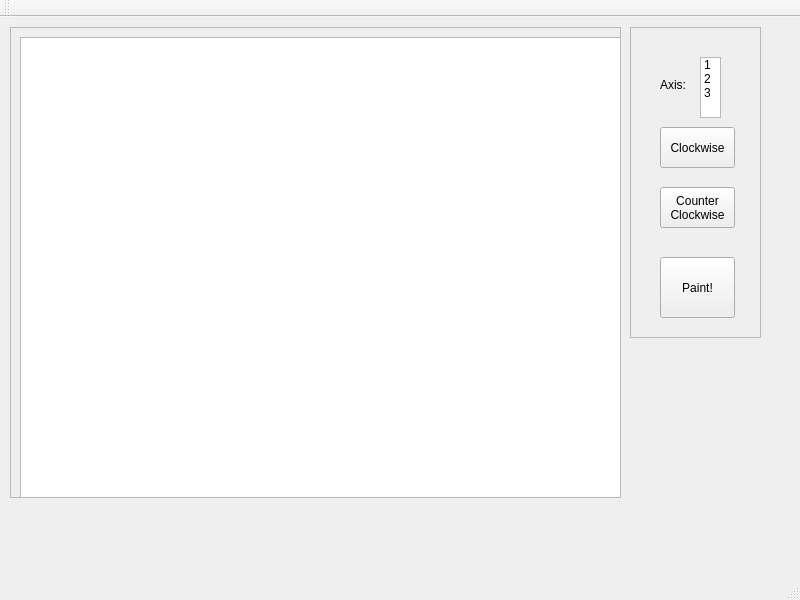
<?xml version="1.0" encoding="UTF-8"?>
<ui version="4.0">
 <class>MainWindow</class>
 <widget class="QMainWindow" name="MainWindow">
  <property name="geometry">
   <rect>
    <x>0</x>
    <y>0</y>
    <width>800</width>
    <height>600</height>
   </rect>
  </property>
  <property name="windowTitle">
   <string>MainWindow</string>
  </property>
  <widget class="QWidget" name="centralWidget">
   <widget class="QFrame" name="robotAreaFrm">
    <property name="geometry">
     <rect>
      <x>10</x>
      <y>10</y>
      <width>611</width>
      <height>471</height>
     </rect>
    </property>
    <property name="frameShape">
     <enum>QFrame::StyledPanel</enum>
    </property>
    <property name="frameShadow">
     <enum>QFrame::Raised</enum>
    </property>
    <widget class="QGraphicsView" name="graphicsView">
     <property name="geometry">
      <rect>
       <x>10</x>
       <y>10</y>
       <width>601</width>
       <height>461</height>
      </rect>
     </property>
    </widget>
   </widget>
   <widget class="QFrame" name="controlPanelFrm">
    <property name="geometry">
     <rect>
      <x>630</x>
      <y>10</y>
      <width>131</width>
      <height>311</height>
     </rect>
    </property>
    <property name="frameShape">
     <enum>QFrame::StyledPanel</enum>
    </property>
    <property name="frameShadow">
     <enum>QFrame::Raised</enum>
    </property>
    <widget class="QPushButton" name="ccwiseBtn">
     <property name="geometry">
      <rect>
       <x>30</x>
       <y>160</y>
       <width>75</width>
       <height>41</height>
      </rect>
     </property>
     <property name="text">
      <string>Counter
Clockwise</string>
     </property>
    </widget>
    <widget class="QPushButton" name="cwiseBtn">
     <property name="geometry">
      <rect>
       <x>30</x>
       <y>100</y>
       <width>75</width>
       <height>41</height>
      </rect>
     </property>
     <property name="text">
      <string>Clockwise</string>
     </property>
    </widget>
    <widget class="QLabel" name="axisLbl">
     <property name="geometry">
      <rect>
       <x>30</x>
       <y>50</y>
       <width>31</width>
       <height>16</height>
      </rect>
     </property>
     <property name="text">
      <string>Axis:</string>
     </property>
    </widget>
    <widget class="QPushButton" name="paintBtn">
     <property name="geometry">
      <rect>
       <x>30</x>
       <y>230</y>
       <width>75</width>
       <height>61</height>
      </rect>
     </property>
     <property name="text">
      <string>Paint!</string>
     </property>
    </widget>
    <widget class="QListWidget" name="axisList">
     <property name="geometry">
      <rect>
       <x>70</x>
       <y>30</y>
       <width>21</width>
       <height>61</height>
      </rect>
     </property>
     <item>
      <property name="text">
       <string>1</string>
      </property>
     </item>
     <item>
      <property name="text">
       <string>2</string>
      </property>
     </item>
     <item>
      <property name="text">
       <string>3</string>
      </property>
     </item>
    </widget>
   </widget>
   <zorder>controlPanelFrm</zorder>
   <zorder>robotAreaFrm</zorder>
  </widget>
  <widget class="QMenuBar" name="menuBar">
   <property name="geometry">
    <rect>
     <x>0</x>
     <y>0</y>
     <width>800</width>
     <height>21</height>
    </rect>
   </property>
  </widget>
  <widget class="QToolBar" name="mainToolBar">
   <attribute name="toolBarArea">
    <enum>TopToolBarArea</enum>
   </attribute>
   <attribute name="toolBarBreak">
    <bool>false</bool>
   </attribute>
  </widget>
  <widget class="QStatusBar" name="statusBar"/>
 </widget>
 <layoutdefault spacing="6" margin="11"/>
 <resources/>
 <connections/>
</ui>
